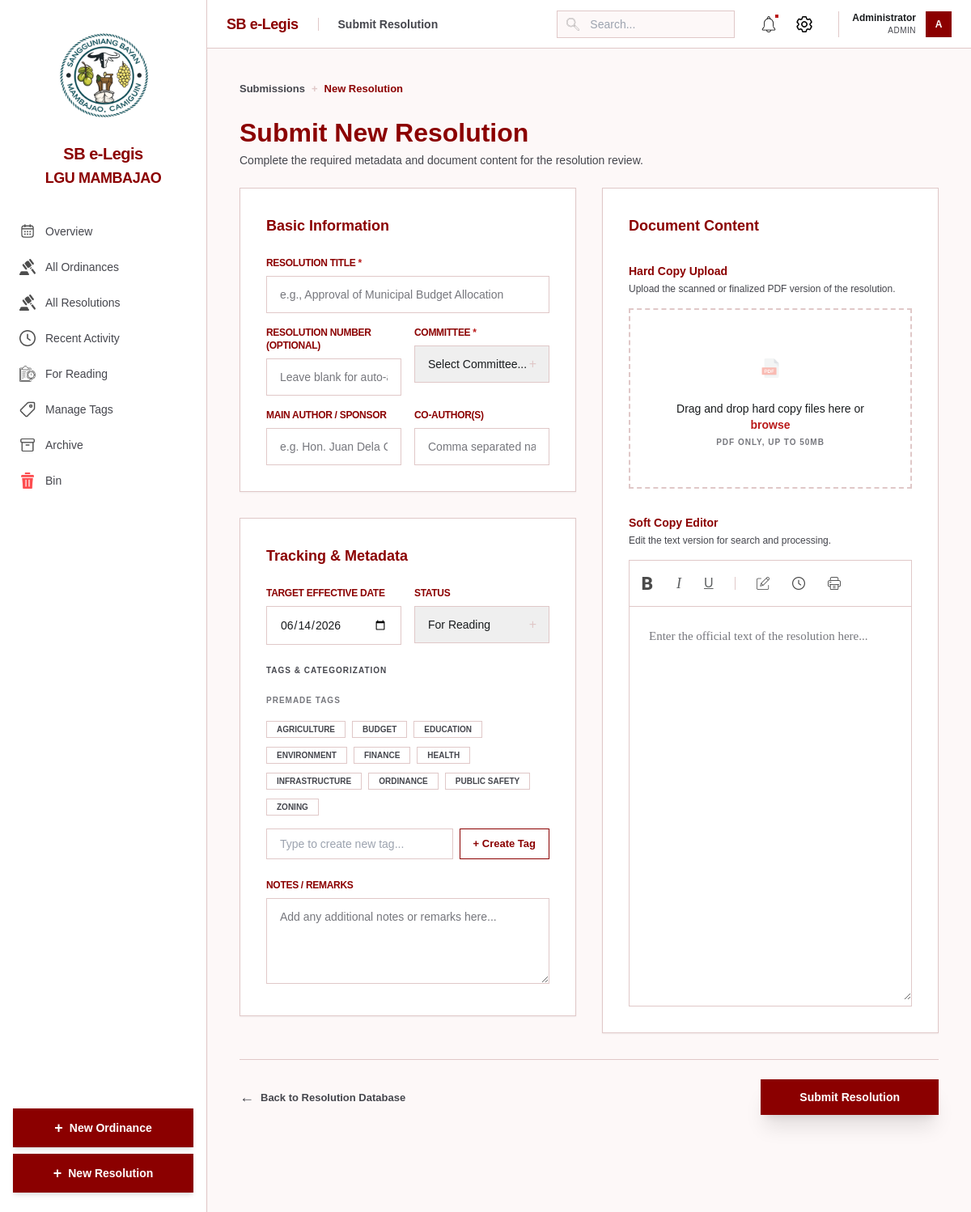
The app's page /submit_resolution.php (signed in) with its own data.
### tables this page shows
CREATE TABLE IF NOT EXISTS tags (
    id INT AUTO_INCREMENT PRIMARY KEY,
    name VARCHAR(50) NOT NULL UNIQUE,
    color_theme VARCHAR(20) DEFAULT 'tc-blue',
    description VARCHAR(255)
);

### submit_resolution.php (the view, shortened to what this page needs)
<?php
require_once 'includes/db.php';
$is_edit = isset($_GET['id']);
$res_id = $is_edit ? (int)$_GET['id'] : null;
$res_data = null;
try {
    $pdo->exec("CREATE TABLE IF NOT EXISTS resolutions (
        id INT AUTO_INCREMENT PRIMARY KEY,
        resolution_number VARCHAR(50) NOT NULL UNIQUE,
        title VARCHAR(255) NOT NULL,
        description TEXT,
        date_enacted DATE NOT NULL,
        status ENUM('active','approved','under_review','for_reading','draft','1st_reading','2nd_reading','3rd_reading','rejected','amended','repealed') DEFAULT 'draft',
        department VARCHAR(100),
        main_author VARCHAR(100),
        co_authors TEXT,
        soft_copy LONGTEXT,
        hard_copy_path VARCHAR(255),
        notes TEXT,
        created_at TIMESTAMP DEFAULT CURRENT_TIMESTAMP,
        updated_at TIMESTAMP DEFAULT CURRENT_TIMESTAMP ON UPDATE CURRENT_TIMESTAMP
    ) ENGINE=InnoDB DEFAULT CHARSET=utf8mb4");
    $pdo->exec("CREATE TABLE IF NOT EXISTS resolution_tags (
        resolution_id INT,
        tag_id INT,
        PRIMARY KEY (resolution_id, tag_id)
    ) ENGINE=InnoDB DEFAULT CHARSET=utf8mb4");
} catch (Exception $e) {
}
$all_tags = $pdo->query("SELECT * FROM tags ORDER BY name")->fetchAll();
include 'includes/header.php';
?>
<div class="space-y-6 max-w-[1440px] mx-auto pb-20">
    <div class="flex items-center gap-2 text-[13px] font-bold text-on-surface-variant">
        <a href="database.php?type=resolution" class="hover:text-navy transition-colors">Submissions</a>
        <span class="text-outline-variant">+</span>
        <span class="text-navy">New Resolution</span>
    </div>
    <div>
        <h1 class="text-[32px] font-bold text-navy leading-tight">Submit New Resolution</h1>
        <p class="text-sm text-on-surface-variant mt-1">Complete the required metadata and document content for the resolution review.</p>
    </div>
    <form action="submit_resolution.php<?php echo $is_edit ? '?id='.$res_id : ''; ?>" method="POST" enctype="multipart/form-data" class="grid grid-cols-1 lg:grid-cols-2 gap-8 items-start">
        <div class="space-y-8">
            <div class="bg-white rounded-lg border border-outline-variant shadow-sm p-8 space-y-6">
                <h3 class="text-lg font-bold text-navy">Basic Information</h3>
                <div class="space-y-4">
                    <div>
                        <label class="block text-xs font-bold text-navy mb-2 uppercase tracking-tight">Resolution Title <span class="text-error">*</span></label>
                        <input type="text" name="title" required value="<?php echo $is_edit ? htmlspecialchars($res_data['title']) : ''; ?>"
                               class="w-full px-4 py-3 bg-surface-container-lowest border border-outline-variant rounded focus:outline-none focus:border-navy text-sm placeholder:text-outline"
                               placeholder="e.g., Approval of Municipal Budget Allocation ">
                    </div>
                    <div class="grid grid-cols-2 gap-4">
                        <div>
                            <label class="block text-xs font-bold text-navy mb-2 uppercase tracking-tight">Resolution Number (Optional)</label>
                            <input type="text" name="ord_number" value="<?php echo $is_edit ? htmlspecialchars($res_data['resolution_number']) : ''; ?>"
                                   class="w-full px-4 py-3 bg-surface-container-lowest border border-outline-variant rounded focus:outline-none focus:border-navy text-sm placeholder:text-outline"
                                   placeholder="Leave blank for auto-assignment">
                        </div>
                        <div>
                            <label class="block text-xs font-bold text-navy mb-2 uppercase tracking-tight">Committee <span class="text-error">*</span></label>
                            <div class="relative">
                                <select name="department" required class="w-full px-4 py-3 bg-surface-container-lowest border border-outline-variant rounded focus:outline-none focus:border-navy text-sm appearance-none">
                                    <option value="" disabled <?php echo !$is_edit ? 'selected' : ''; ?>>Select Committee...</option>
                                </select>
                                <span class="absolute right-4 top-1/2 -translate-y-1/2 text-outline-variant">+</span>
                            </div>
                        </div>
                    </div>
                    <div class="grid grid-cols-2 gap-4">
                        <div>
                            <label class="block text-xs font-bold text-navy mb-2 uppercase tracking-tight">Main Author / Sponsor</label>
                            <input type="text" name="sponsor" value="<?php echo $is_edit ? htmlspecialchars($res_data['main_author']) : ''; ?>"
                                   class="w-full px-4 py-3 bg-surface-container-lowest border border-outline-variant rounded focus:outline-none focus:border-navy text-sm placeholder:text-outline"
                                   placeholder="e.g. Hon. Juan Dela Cruz">
                        </div>
                        <div>
                            <label class="block text-xs font-bold text-navy mb-2 uppercase tracking-tight">Co-Author(S)</label>
                            <input type="text" name="co_authors" value="<?php echo $is_edit ? htmlspecialchars($res_data['co_authors'] ?? '') : ''; ?>"
                                   class="w-full px-4 py-3 bg-surface-container-lowest border border-outline-variant rounded focus:outline-none focus:border-navy text-sm placeholder:text-outline"
                                   placeholder="Comma separated names">
                        </div>
                    </div>
                </div>
            </div>
            <div class="bg-white rounded-lg border border-outline-variant shadow-sm p-8 space-y-6">
                <h3 class="text-lg font-bold text-navy">Tracking & Metadata</h3>
                <div class="space-y-6">
                    <div class="grid grid-cols-2 gap-4">
                        <div>
                            <label class="block text-xs font-bold text-navy mb-2 uppercase tracking-tight">Target Effective Date</label>
                            <div class="relative">
                                <input type="date" name="date_enacted" required value="<?php echo $is_edit ? $res_data['date_enacted'] : date('Y-m-d'); ?>"
                                       class="w-full px-4 py-3 bg-surface-container-lowest border border-outline-variant rounded focus:outline-none focus:border-navy text-sm">
                            </div>
                        </div>
                        <div>
                            <label class="block text-xs font-bold text-navy mb-2 uppercase tracking-tight">Status</label>
                            <div class="relative">
                                <select name="status" class="w-full px-4 py-3 bg-surface-container-lowest border border-outline-variant rounded focus:outline-none focus:border-navy text-sm appearance-none">
                                    <option value="for_reading" <?php echo (!$is_edit || in_array($res_data['status'], ['under_review','for_reading'])) ? 'selected' : ''; ?>>For Reading</option>
                                </select>
                                <span class="absolute right-4 top-1/2 -translate-y-1/2 text-outline-variant">+</span>
                            </div>
                        </div>
                    </div>
                    <div class="space-y-4">
                        <label class="block text-[10px] font-bold text-on-surface-variant uppercase tracking-widest">Tags & Categorization</label>
                        <div class="space-y-3">
                            <span class="text-[10px] font-bold text-outline uppercase tracking-widest">Premade Tags</span>
                            <div class="flex flex-wrap gap-2">
                                <?php foreach ($all_tags as $tag):
                                ?>
                                    <label class="cursor-pointer group">
                                        <span class="px-3 py-1 rounded text-[10px] font-bold border transition-all
                                                   peer-checked:bg-navy peer-checked:text-white peer-checked:border-navy
                                                   bg-white text-on-surface-variant border-outline-variant group-hover:border-navy uppercase">
                                            <?php echo htmlspecialchars($tag['name']); ?>
                                        </span>
                                    </label>
                                <?php endforeach; ?>
                            </div>
                        </div>
                        <div class="flex gap-2">
                            <input type="text" placeholder="Type to create new tag..." class="flex-1 px-4 py-2 bg-surface-container-lowest border border-outline-variant rounded text-sm">
                            <button type="button" class="px-4 py-2 border border-navy text-navy font-bold text-[13px] rounded hover:bg-surface-container transition-all">+ Create Tag</button>
                        </div>
                    </div>
                    <div>
                        <label class="block text-xs font-bold text-navy mb-2 uppercase tracking-tight">Notes / Remarks</label>
                        <textarea name="notes" rows="4"
                                  class="w-full px-4 py-3 bg-surface-container-lowest border border-outline-variant rounded focus:outline-none focus:border-navy text-sm placeholder:text-outline"
                                  placeholder="Add any additional notes or remarks here..."><?php echo $is_edit ? htmlspecialchars($res_data['notes']) : ''; ?></textarea>
                    </div>
                </div>
            </div>
        </div>
        <div class="bg-white rounded-lg border border-outline-variant shadow-sm p-8 space-y-8">
            <h3 class="text-lg font-bold text-navy">Document Content</h3>
            <div class="space-y-4">
                <div class="space-y-1">
                    <label class="block text-sm font-bold text-navy">Hard Copy Upload</label>
                    <p class="text-xs text-on-surface-variant">Upload the scanned or finalized PDF version of the resolution.</p>
                </div>
                <div id="pdf-drop-zone" class="relative border-2 border-dashed border-outline-variant rounded-lg p-12 bg-surface-container-lowest flex flex-col items-center justify-center text-center group hover:border-navy transition-all">
                    <div class="w-12 h-12 bg-surface-container rounded-lg flex items-center justify-center mb-4" id="pdf-icon-wrap">
                        <img src="assets/icons/pdf.png" class="w-6 h-6 opacity-40" alt="PDF" id="pdf-icon">
                    </div>
                    <div class="space-y-1" id="pdf-prompt">
                        <p class="text-sm font-medium text-on-surface">
                            Drag and drop hard copy files here or <span class="text-error font-bold hover:underline cursor-pointer">browse</span>
                        </p>
                        <p class="text-[10px] text-outline font-bold uppercase tracking-widest">PDF ONLY, UP TO 50MB</p>
                    </div>
                </div>
            </div>
            <div class="space-y-4">
                <div class="space-y-1">
                    <label class="block text-sm font-bold text-navy">Soft Copy Editor</label>
                    <p class="text-xs text-on-surface-variant">Edit the text version for search and processing.</p>
                </div>
                <div class="border border-outline-variant rounded overflow-hidden">
                    <div class="bg-surface-container-lowest border-b border-outline-variant p-2 flex items-center gap-4">
                        <button type="button" class="p-1.5 hover:bg-surface-container rounded"><img src="assets/icons/bold.png" class="w-4 h-4 opacity-70"></button>
                        <button type="button" class="p-1.5 hover:bg-surface-container rounded italic font-serif text-lg opacity-70">I</button>
                        <button type="button" class="p-1.5 hover:bg-surface-container rounded underline opacity-70">U</button>
                        <button type="button" class="p-1.5 hover:bg-surface-container rounded opacity-70"><img src="assets/icons/edit.png" class="w-4 h-4"></button>
                        <button type="button" class="p-1.5 hover:bg-surface-container rounded opacity-70"><img src="assets/icons/clock.png" class="w-4 h-4"></button>
                        <button type="button" class="p-1.5 hover:bg-surface-container rounded opacity-70"><img src="assets/icons/printer.png" class="w-4 h-4"></button>
                    </div>
                    <textarea name="soft_copy" rows="18"
                              class="w-full px-6 py-6 focus:outline-none text-[15px] font-doc leading-relaxed placeholder:text-outline"
                              placeholder="Enter the official text of the resolution here..."><?php echo $is_edit ? htmlspecialchars($res_data['soft_copy']) : ''; ?></textarea>
                </div>
            </div>
        </div>
        <div class="lg:col-span-2 flex items-center justify-between pt-6 border-t border-outline-variant">
            <div class="flex items-center gap-2">
                <a href="database.php?type=resolution" class="flex items-center gap-2 text-[13px] font-bold text-on-surface-variant hover:text-navy transition-all">
                    <span class="text-lg">←</span>
                    Back to Resolution Database
                </a>
            </div>
            <button type="submit" class="px-12 py-3 bg-navy text-white rounded font-bold text-sm hover:opacity-95 transition-all shadow-xl">
                Submit Resolution
            </button>
        </div>
    </form>
</div>

### records on screen
tags: name "AGRICULTURE"
tags: name "BUDGET"
tags: name "EDUCATION"
tags: name "ENVIRONMENT"
tags: name "FINANCE"
tags: name "HEALTH"
tags: name "INFRASTRUCTURE"
tags: name "ORDINANCE"
tags: name "PUBLIC SAFETY"
tags: name "ZONING"

### other values on screen
$item['label'] "Overview"
$item['label'] "All Ordinances"
$item['label'] "All Resolutions"
$item['label'] "Recent Activity"
$item['label'] "For Reading"
$item['label'] "Manage Tags"
$item['label'] "Archive"
$item['label'] "Bin"
$page_title "Submit Resolution"
$_SESSION['full_name'] "Administrator"
$_SESSION['role'] "ADMIN"
substr($initials, 0, 2) "A"
